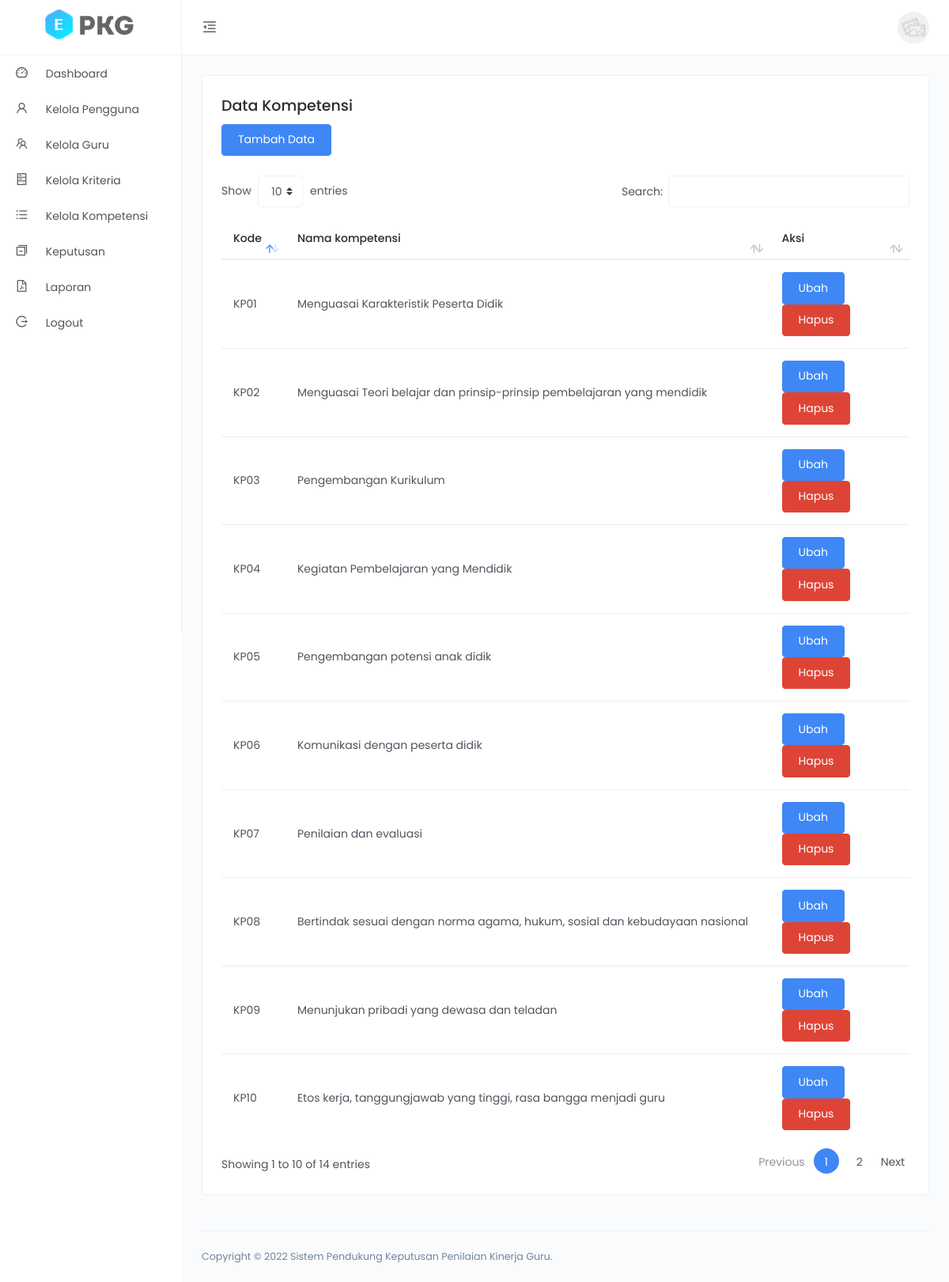
The app's page /Kompetensi (signed in) with its own data.
### tables this page shows
CREATE TABLE `t_kompetensi`  (
  `kode_kompetensi` varchar(16) NOT NULL,
  `kompetensi` varchar(255) NULL DEFAULT NULL,
  `status` int(1) NULL DEFAULT 1,
  `created_by` varchar(18) NULL DEFAULT NULL,
  `created_at` datetime(0) NULL DEFAULT current_timestamp(0),
  PRIMARY KEY (`kode_kompetensi`) USING BTREE
);

### core/functions.php (called while the page is built, shortened)
<?php
function view($view, $data = [])
{
    extract($data);
    require "../app/view/" . $view . ".php";
}
function url($url = '')
{
    return str_replace('public/', '', APP_URL) . trim($url, '/');
}
function base_url($url = '')
{
    return str_replace('public/', '', BASE_URL) . trim($url, '/');
}

### app/classes/Kompetensi.php (called while the page is built, shortened)
<?php
class Kompetensi
{
    protected $_db;
    public function __construct()
    {
        $this->_db = new Database();
    }
    public function index()
    {
        $data['kompetensi'] = $this->_db->other_query("SELECT * FROM t_kompetensi", 2);
        view('kompetensi/index', $data);
    }
}

### core/router.php (called while the page is built, shortened)
<?php
class Router
{
    private $method     = 'index';
    private $params     = [];
    public function __construct()
    {
        $this->parseUri();
    }
    private function parseUri()
    {
        $class = new $class;
        call_user_func_array([$class, $this->method], $this->params);
    }
}

### public/index.php (called while the page is built, shortened)
<?php
new Router();

### app/classes/Database.php (called while the page is built, shortened)
<?php
class Database
{
    protected $conn;
    public function connect()
    {
        if (!$this->conn) {
            $this->conn = new mysqli(DB_HOST, DB_USER, DB_PASS, DB_NAME);
        }
    }
    function other_query($query, $type = 1)
    {
        $result = $this->conn->query($query);
        if ($type == 1) {
            $data = $result->fetch_object();
        } else {
            $data = $result->fetch_all(MYSQLI_ASSOC);
        }
        return $data;
    }
}

### app/view/kompetensi/index.php (the view, shortened to what this page needs)
<link href="<?= base_url('') ?>assets/vendors/datatables/dataTables.bootstrap.min.css" rel="stylesheet">
<div class="main-content">
    <div class="card">
        <div class="card-body">
            <h4>Data Kompetensi</h4>
            <a href="<?= url('kompetensi/tambah_kompetensi') ?>" class="btn btn-primary">Tambah Data</a>
            <div class="m-t-25">
                <table id="data-table" class="table">
                    <thead>
                        <tr>
                            <th>Kode</th>
                            <th>Nama kompetensi</th>
                            <th>Aksi</th>
                        </tr>
                    </thead>
                    <tbody>
                        <?php foreach ($kompetensi as $row) : ?>
                            <tr>
                                <td><?= $row['kode_kompetensi'] ?></td>
                                <td><?= $row['kompetensi'] ?></td>
                                <td>
                                    <a class="btn btn-primary waves-effect waves-light" href="<?= url('kompetensi/ubah_kompetensi/' . $row['kode_kompetensi']) ?>" role="button">Ubah</a>
                                    <a class="btn btn-danger waves-effect waves-light" href="#" onclick="delete_data('<?= $row['kode_kompetensi'] ?>', 'kompetensi/hapus_kompetensi')" role="button">Hapus</a>
                                </td>
                            </tr>
                        <?php endforeach; ?>
                    </tbody>
                </table>
            </div>
        </div>
    </div>
</div>

### records on screen
t_kompetensi: kode_kompetensi "KP01", kompetensi "Menguasai Karakteristik Peserta Didik"
t_kompetensi: kode_kompetensi "KP02", kompetensi "Menguasai Teori belajar dan prinsip-prinsip pembelajaran yang mendidik"
t_kompetensi: kode_kompetensi "KP03", kompetensi "Pengembangan Kurikulum"
t_kompetensi: kode_kompetensi "KP04", kompetensi "Kegiatan Pembelajaran yang Mendidik"
t_kompetensi: kode_kompetensi "KP05", kompetensi "Pengembangan potensi anak didik"
t_kompetensi: kode_kompetensi "KP06", kompetensi "Komunikasi dengan peserta didik"
t_kompetensi: kode_kompetensi "KP07", kompetensi "Penilaian dan evaluasi"
t_kompetensi: kode_kompetensi "KP08", kompetensi "Bertindak sesuai dengan norma agama, hukum, sosial dan kebudayaan nasional"
t_kompetensi: kode_kompetensi "KP09", kompetensi "Menunjukan pribadi yang dewasa dan teladan"
t_kompetensi: kode_kompetensi "KP10", kompetensi "Etos kerja, tanggungjawab yang tinggi, rasa bangga menjadi guru"
